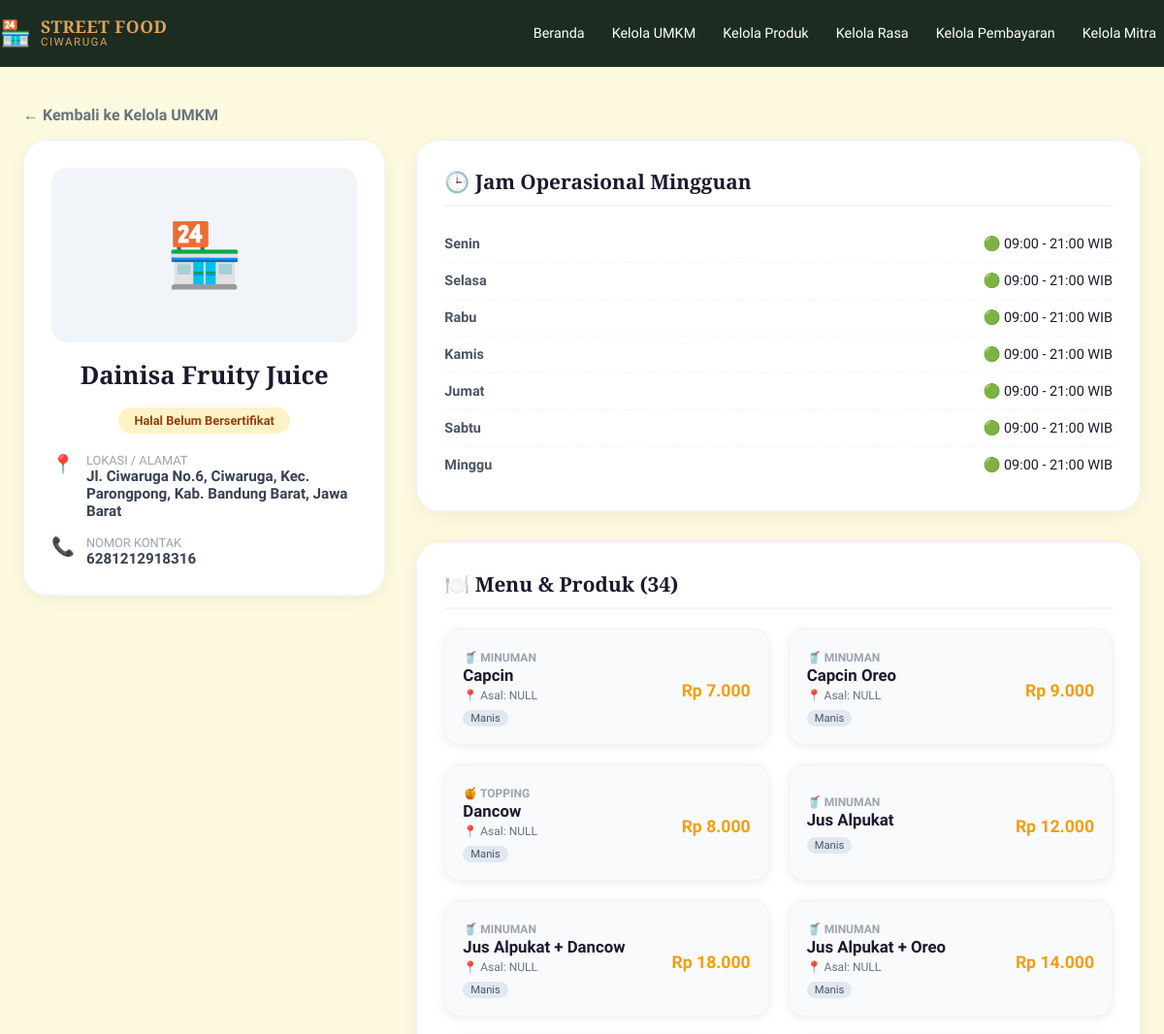
Page /detail_umkm.php?id=2 (upper part) on the earlier database version.
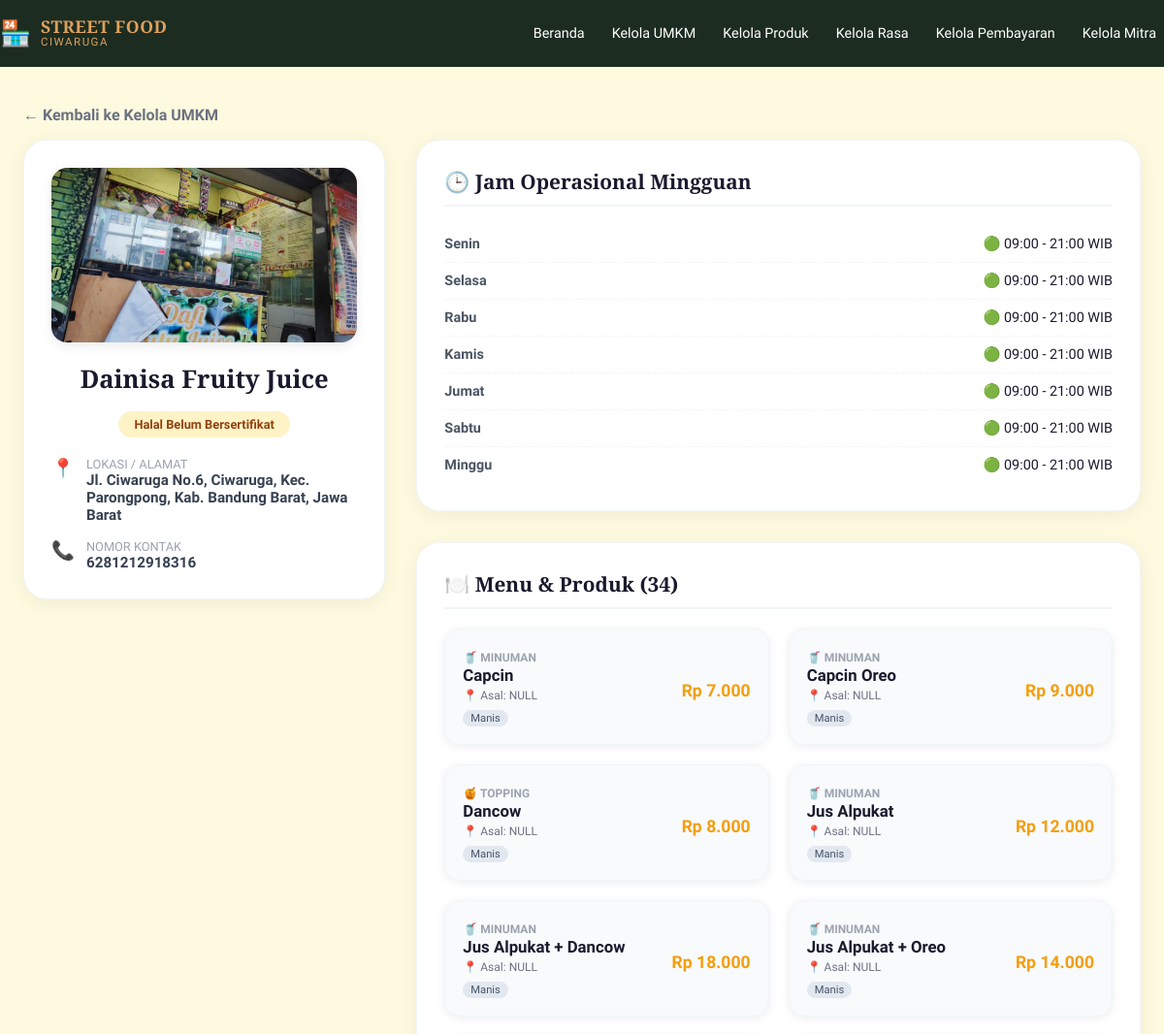
Same page on the later database version.
### tables this page shows
CREATE TABLE `umkm` (
  `id_umkm` int(11) NOT NULL,
  `nama_umkm` varchar(100) NOT NULL,
  `lokasi` text NOT NULL,
  `foto` varchar(255) DEFAULT NULL,
  `nomor_kontak` varchar(20) DEFAULT NULL,
  `status_halal` enum('Halal Bersertifikat','Halal Belum Bersertifikat','Non-Halal') NOT NULL,
  `no_sertifikat` varchar(100) DEFAULT NULL,
  `lembaga_penerbit` varchar(100) DEFAULT NULL,
  `tanggal_terbit` date DEFAULT NULL
);

CREATE TABLE `produk` (
  `id_produk` int(11) NOT NULL,
  `id_umkm` int(11) NOT NULL,
  `nama_produk` varchar(100) NOT NULL,
  `harga` decimal(10,2) NOT NULL,
  `kategori_produk` varchar(50) NOT NULL,
  `asal_daerah` varchar(100) DEFAULT NULL
);

### detail_umkm.php (the view, shortened to what the changed rows need)
<?php
require_once 'koneksi.php';
$id_umkm = (int)$_GET['id'];
$query = "SELECT * FROM umkm WHERE id_umkm = $id_umkm";
$result = mysqli_query($koneksi, $query);
$umkm = mysqli_fetch_assoc($result);
$queryProduk = "SELECT p.*,
                GROUP_CONCAT(kr.jenis_rasa SEPARATOR ', ') as daftar_rasa
                FROM produk p
                LEFT JOIN produk_rasa pr ON p.id_produk = pr.id_produk
                LEFT JOIN kategori_rasa kr ON pr.id_rasa = kr.id_rasa
                WHERE p.id_umkm = $id_umkm
                GROUP BY p.id_produk
                ORDER BY p.nama_produk ASC";
$resultProduk = mysqli_query($koneksi, $queryProduk);
$produkList = [];
while ($row = mysqli_fetch_assoc($resultProduk)) {
    $produkList[] = $row;
}
?>
<!DOCTYPE html>
<html lang="id">
<head>
  <link rel="stylesheet" href="style.css">
</head>
<body>
  <div class="container">
    <div class="sidebar">
      <div class="card" style="text-align: center;">
        <div class="profile-header">
          <?php if ($umkm['foto'] && file_exists($umkm['foto'])): ?>
          <img src="<?= htmlspecialchars($umkm['foto']) ?>" class="profile-foto" alt="Foto">
          <?php else: ?>
          <div class="profile-no-foto">🏪</div>
          <?php endif; ?>
          <h2 class="profile-name"><?= htmlspecialchars($umkm['nama_umkm']) ?></h2>
          <?php
          $status_class = '';
          if ($umkm['status_halal'] == 'Halal Bersertifikat') {
              $status_class = 'status-bersertifikat';
          } elseif ($umkm['status_halal'] == 'Halal Belum Bersertifikat') {
              $status_class = 'status-belum';
          } else {
              $status_class = 'status-non';
          }
          ?>
          <span class="halal-badge-large <?= $status_class ?>">
            <?= htmlspecialchars($umkm['status_halal']) ?>
          </span>
        </div>
        <div class="info-list">
          <div class="info-item">
            <div style="text-align: left;">
              <div class="info-label">LOKASI / ALAMAT</div>
              <div class="info-val"><?= htmlspecialchars($umkm['lokasi']) ?></div>
            </div>
          </div>
          <div class="info-item">
            <div style="text-align: left;">
              <div class="info-label">NOMOR KONTAK</div>
              <div class="info-val"><?= htmlspecialchars($umkm['nomor_kontak'] ?: '-') ?></div>
            </div>
          </div>
        </div>
      </div>
    </div>
    <div class="main-content">
      <div class="card">
        <div class="product-grid">
          <?php if (empty($produkList)): ?>
          <p style="color: #6b7280; font-style: italic; grid-column: span 2;">Belum ada produk yang didaftarkan untuk UMKM ini.</p>
          <?php else: ?>
          <?php foreach ($produkList as $produk): ?>
          <a href="detail_produk.php?id=<?= $produk['id_produk'] ?>" class="product-card" style="text-decoration:none;cursor:pointer;transition:transform 0.2s,box-shadow 0.2s;">
            <div class="product-detail">
              <span class="product-category">
                <?php
                if ($produk['kategori_produk'] === 'Makanan') echo '🍜 ';
                elseif ($produk['kategori_produk'] === 'Minuman') echo '🥤 ';
                elseif ($produk['kategori_produk'] === 'Topping') echo '🍯 ';
                else echo '🍿 ';
                echo htmlspecialchars($produk['kategori_produk']);
                ?>
              </span>
              <h4><?= htmlspecialchars($produk['nama_produk']) ?></h4>
              <?php if ($produk['asal_daerah']): ?>
              <span style="font-size: 0.75rem; color: #6b7280; display: block; margin-top: 2px;">📍 Asal: <?= htmlspecialchars($produk['asal_daerah']) ?></span>
              <?php endif; ?>
              <?php if ($produk['daftar_rasa']): ?>
              <div class="product-flavor-tags">
                <?php foreach (explode(', ', $produk['daftar_rasa']) as $rasa): ?>
                <span class="flavor-badge"><?= htmlspecialchars($rasa) ?></span>
                <?php endforeach; ?>
              </div>
              <?php endif; ?>
            </div>
            <div class="product-price">
              Rp <?= number_format($produk['harga'], 0, ',', '.') ?>
            </div>
          </a>
          <?php endforeach; ?>
          <?php endif; ?>
        </div>
      </div>
    </div>
  </div>
</body>
</html>

Differences in the rows shown:
changed umkm "Dainisa Fruity Juice": foto: picture added
changed produk "Jus Alpukat": asal_daerah (not shown) → "NULL"
